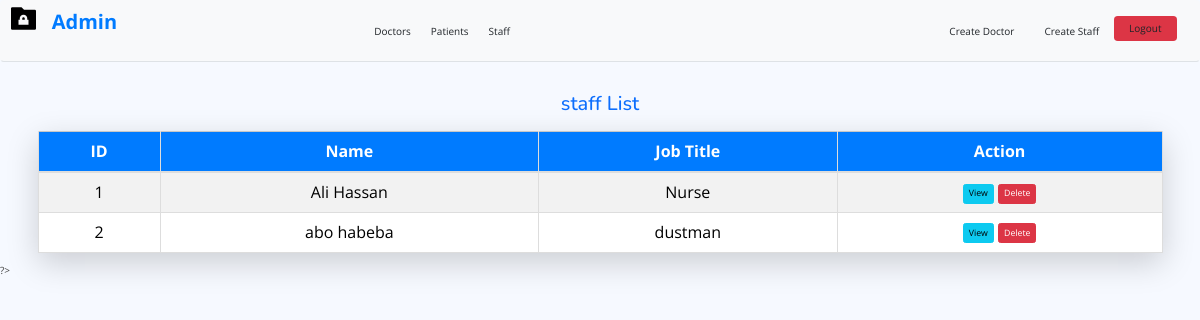
The page /admin/staff_table.php (signed in) on the database as committed earlier.
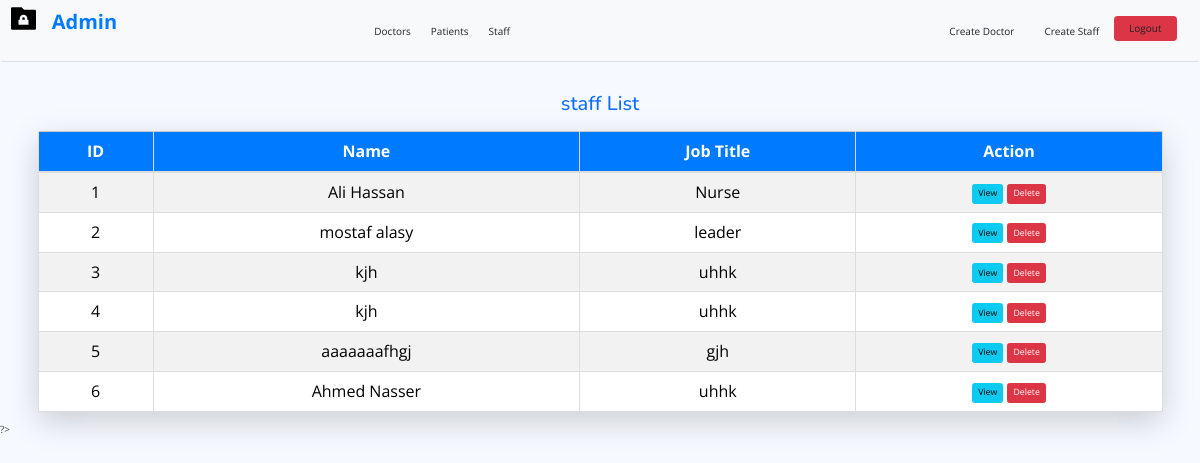
The same page on the database as committed later.
### tables this page shows
CREATE TABLE `staff` (
  `StaffID` int(11) NOT NULL,
  `FullName` varchar(100) NOT NULL,
  `JobTitle` varchar(50) NOT NULL,
  `Salary` decimal(10,2) DEFAULT NULL,
  `PhoneNumber` varchar(15) DEFAULT NULL,
  `DepartmentID` int(11) DEFAULT NULL
);

### core/function.php (called while the page is built, shortened)
<?php
function url($var = null)
{
        return BASE_URL . $var;
}

### admin/staff_table.php (the view, shortened to what this page needs)
<?php
include "../share/head.php";
$select = "SELECT*FROM staff";
$query = mysqli_query($connect, $select);
include "../share/header_admin.php";
$counter = 1
?>
<div class="container mt-5">
  <h2 class="text-center mb-4 text-primary">staff List</h2>
  <table class="table table-bordered table-striped table-hover shadow-lg">
    <thead class="table-light">
      <tr>
        <th>ID</th>
        <th>Name</th>
        <th>Job Title</th>
        <th>Action</th>
      </tr>
    </thead>
    <tbody>
      <?php foreach ($query as $item): ?>
      <tr>
          <td><?= $counter++ ?></td>
          <td><?= $item['FullName'] ?></td>
          <td><?= $item['JobTitle'] ?></td>
          <td>
            <a href="./view_staff.php?id=<?= $item['StaffID'] ?>" class="btn btn-info btn-sm">View</a>
            <a href="./staff_table.php?delete=<?= $item['StaffID'] ?>"  class="btn btn-danger btn-sm">Delete</a>
          </td>
        </tr>
        <?php endforeach ?>
    </tbody>
  </table>
</div>
?>

### share/head.php (shortened to what this page needs)
<?php
include "F:/xampp\htdocs\hospital\core/function.php";
?>
<!DOCTYPE html>
<html lang="en">
<head>
  <link rel="stylesheet" href="<?= url('assets/css/style.css') ?>">
  <link rel="stylesheet" href="<?= url('assets/css/bootstrap.min.css') ?>">
  <link rel="stylesheet" href="<?= url('assets/css/bootstrap.css') ?>">
  <link rel="stylesheet" href="<?= url('assets/css/remixicon.css') ?>">
  <link href="<?= url("assets/vendor/bootstrap/css/bootstrap.min.css") ?>" rel="stylesheet">
  <link href="<?= url("assets/vendor/bootstrap-icons/bootstrap-icons.css") ?>" rel="stylesheet">
  <link href="<?= url("assets/vendor/boxicons/css/boxicons.min.css") ?>" rel="stylesheet">
  <link href="<?= url("assets/vendor/quill/quill.snow.css") ?>" rel="stylesheet">
  <link href="<?= url("assets/vendor/quill/quill.bubble.css") ?>" rel="stylesheet">
  <link href="<?= url("assets/vendor/remixicon/remixicon.css") ?>" rel="stylesheet">
  <link href="<?= url("assets/vendor/simple-datatables/style.css") ?>" rel="stylesheet">
  <link href="<?= url("assets/css/style.css") ?>" rel="stylesheet">
</head>
<body>

### share/header_admin.php (shortened to what this page needs)
<nav class="navbar navbar-expand-lg bg-light border-bottom border-body" data-bs-theme="light">
  <div class="container-fluid">
    <a class="navbar-brand" href="#">
      <div class="icon" style="font-size: 30px; display: inline-flex; align-items: center;">
      <i class="ri-folder-lock-fill"></i>
      </div>
      <span style="font-size: 20px; margin-left: 10px; font-weight: bold;">Admin</span>
    </a>
    <div class="collapse navbar-collapse" id="navbarNav">
      <ul class="navbar-nav mx-auto">
        <li class="nav-item">
          <a class="nav-link px-3 py-2 text-dark" href="<?= url('admin/doctor_table.php') ?>">Doctors</a>
        </li>
        <li class="nav-item">
          <a class="nav-link px-3 py-2 text-dark" href="<?= url('admin/patient_table.php') ?>">Patients</a>
        </li>
        <li class="nav-item">
          <a class="nav-link px-3 py-2 text-dark" href="<?= url('admin/staff_table.php') ?>">Staff</a>
        </li>
      </ul>
      <ul class="navbar-nav ms-auto">
        <li class="nav-item">
          <a class="nav-link btn btn-outline-primary text-dark px-4 py-2 rounded-3" href="<?= url('admin/create_doctor.php') ?>">Create Doctor</a>
        </li>
        <li class="nav-item">
          <a class="nav-link btn btn-outline-primary text-dark px-4 py-2 rounded-3" href="<?= url('admin/create_staff.php') ?>">Create Staff</a>
        </li>
        <li class="nav-item">
          <form action="" method="post">
            <button name="logout" class="nav-link btn btn-danger  text-dark px-4 py-2" >Logout</button>
          </form>
        </li>
      </ul>
    </div>
  </div>
</nav>

### assets/css/style.css (style rules this page uses)
.navbar { background-color: #f8f9fa; }
.navbar-nav .nav-link { color: #555; }
.navbar-brand span { color: #007bff; }
.table { width: 100%; border-collapse: collapse; }
.table-bordered { border: 1px solid #ddd; }
.table th, .table td { text-align: center; padding: 12px; font-size: 16px; }
.table-striped tbody tr:nth-of-type(odd) { background-color: #f9f9f9; }
.table th { background-color: #007bff; color: white; }
.btn-danger { background-color: #dc3545; }
body { background-color: #f8f9fa; }
:root { scroll-behavior: smooth; }
body { font-family: "Open Sans", sans-serif; background: #f6f9ff; color: #444444; }
a { color: #4154f1; text-decoration: none; }
h1, h2, h3, h4, h5, h6 { font-family: "Nunito", sans-serif; }

Rows that differ between the two databases and show on the page:
removed staff: FullName "abo habeba", JobTitle "dustman"
added staff: FullName "mostaf alasy", JobTitle "leader"
added staff: FullName "kjh", JobTitle "uhhk"
added staff: FullName "kjh", JobTitle "uhhk"
added staff: FullName "aaaaaaafhgj", JobTitle "gjh"
added staff: FullName "Ahmed Nasser", JobTitle "uhhk"
